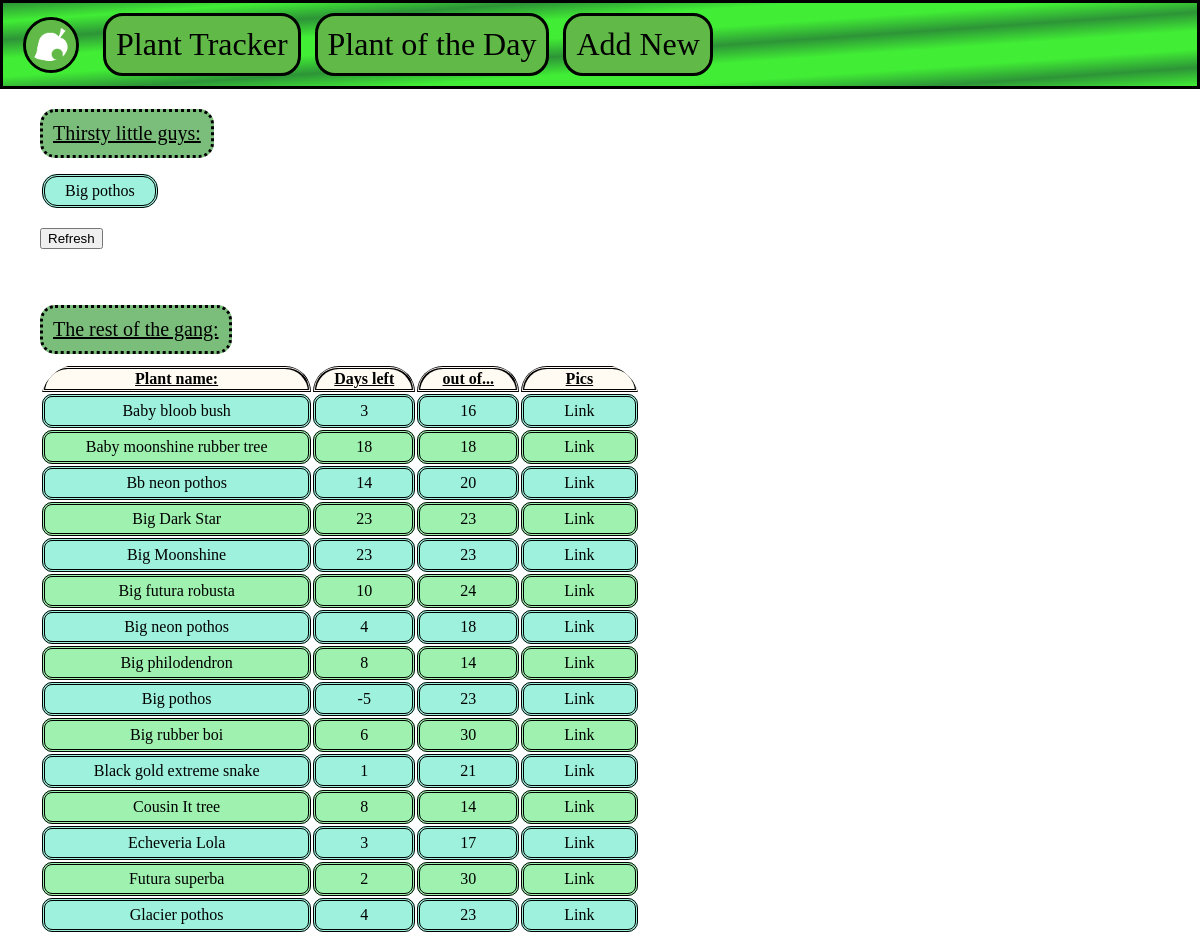
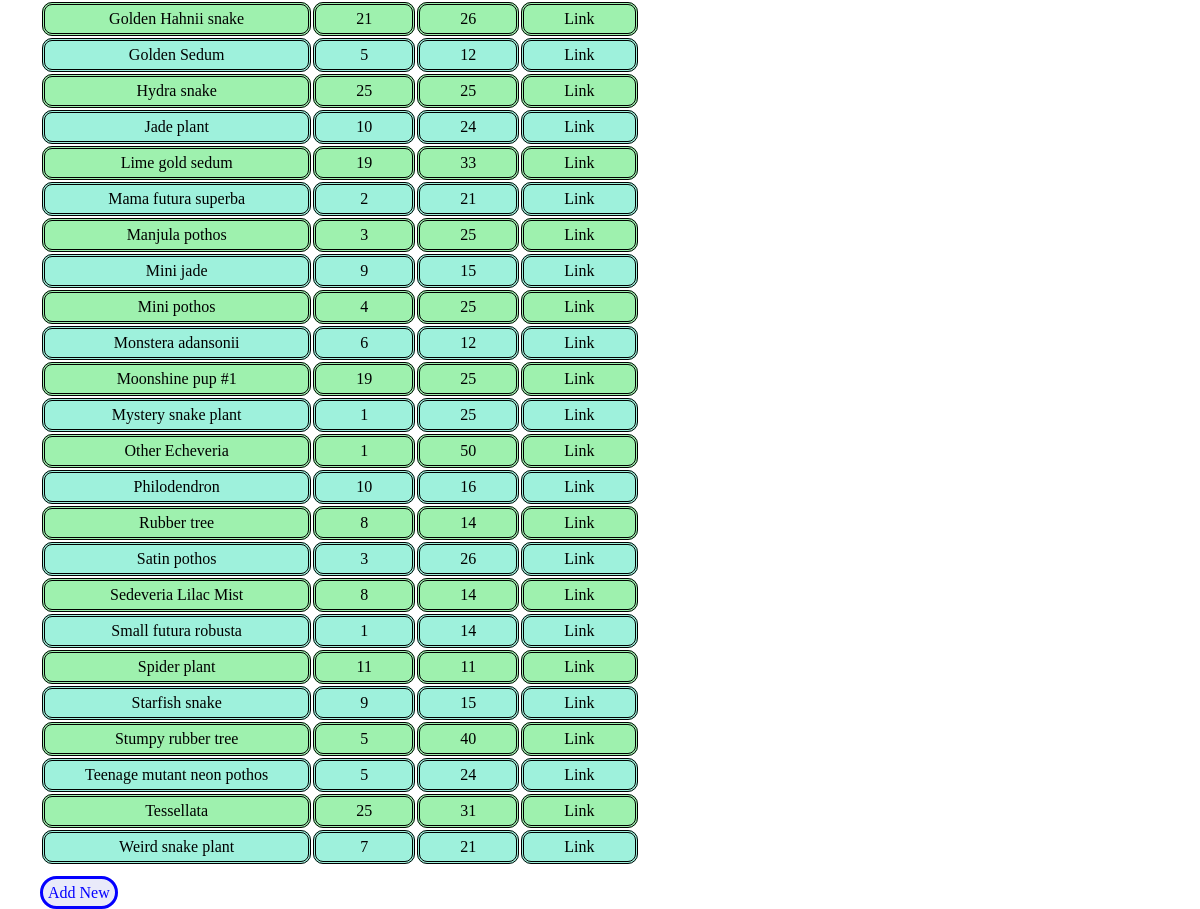
The app's page /plantTracker with its own data (2 pictures, top to bottom).
### tables this page shows
CREATE TABLE plants (
	id INTEGER PRIMARY KEY AUTOINCREMENT,
	name TEXT NOT NULL,
	lastWatered DATE NOT NULL,
	dryOut INTEGER NOT NULL
, remaining TINYINT);

### homeTracker.py (the view)
@app.route('/plantTracker')
def plantTracker():
	today = dt.datetime.now()
	conn = get_db_connection()
	plants = conn.execute('SELECT * FROM plants ORDER BY name').fetchall()
	thirstyToday = conn.execute('SELECT * FROM plants WHERE remaining < 1 ORDER BY name').fetchall()
	conn.close()
	itsBeen = 0
	for item in thirstyToday:
		lastWatered = dt.datetime.strptime(item[2], '%Y-%m-%d')
		print(lastWatered)
		delta = int(item[3])
		deltaDays = today - lastWatered
		itsBeen = deltaDays.days
		print(item[1] + " was last watered on " + item[2])
		print("That means it has been " + str(itsBeen) + " days." + "\n")
	return render_template('plantTracker.html', thirstyToday=thirstyToday, plants=plants, itsBeen=itsBeen)

### homeTracker.py (called while the page is built)
def get_db_connection():
	conn = sqlite3.connect('database.db')
	conn.row_factory = sqlite3.Row
	return conn

### templates/plantTracker.html
{% extends 'base.html' %}
{% block content %}
	<p class="thirsty"><u>Thirsty little guys:</u></p>
	<table class="thirstyTable">
                <th><u></u></th>
		{% for thirstyToday in thirstyToday %}
			{% if loop.index % 2 == 0 %}
				{% set bg_color = '#9EF1AE' %}
			{% else %}
				{% set bg_color = '#9EF1DC' %}
			{% endif %}
                        <tr style="background-color: {{ bg_color }}">
                                <td class="thirstyList">
					<a class="thirstyList" href="{{ url_for('edit', plantName=thirstyToday['name']) }}">
						{{ thirstyToday['name'] }}
					</a>
				</td>
                        </tr>
		{% endfor %}
	</table>
	<br>
        <form action="{{ url_for('refreshDb') }}">
                <input type="submit" value="Refresh" class="refresh">
        </form>
	<br>
	<br>
	<p class="thirsty"><u>The rest of the gang:</u></p>
	<table class="plantTable">
		<th class="plantsList"><u>Plant name:</u></th>
		<th class="plantsList"><u>Days left</u></th>
                <th class="plantsList"><u>out of...</u></th>
		<th class="plantsList"><u>Pics</u></th>
                {% for plants in plants %}
                        {% if loop.index % 2 == 0 %}
                                {% set bg_color = '#9EF1AE' %}
                        {% else %}
                                {% set bg_color = '#9EF1DC' %}
                        {% endif %}
			<tr style="background-color: {{ bg_color }}">
                                <td class="plantsList">
					<a class="thirstyList" href="{{ url_for('edit', plantName=plants['name']) }}">
						{{ plants['name'] }}
					</a>
				</td>
				<td class="plantsList">
					{{ plants['remaining'] }}
				</td>
                                <td class="plantsList">
					{{ plants['dryOut'] }}
				</td>
                                <td class="plantsList">
					<a class="thirstyList" href="{{ url_for('viewPics', plantName=plants['name']) }}">
						Link
					</a>
				</td>
                        </tr>
                {% endfor %}
        </table>
	<br>
	<a href="{{ url_for('addNew') }}" class="button">Add New</a>
{% endblock %}

### static/styles.css (style rules this page uses)
body.body { background-image: url("plantBackground.jpg"); margin: 0px; }
p.thirsty { margin: 20px 0px 10px 40px; padding: 10px 10px 10px 10px; font-size: 1.25em; background-color: rgb(123, 190, 124); display: inline-block; border: dotted; border-radius: 15px; }
.thirstyTable { margin-left: 40px; border-radius: 40px; overflow: hidden; }
td.thirstyList { padding: 5px 20px 5px 20px; text-align: center; border: double; border-radius: 15px; }
a.thirstyList { color: inherit; text-decoration: none; }
.plantTable { margin-left: 40px; border-radius: 40px 40px 15px 15px; overflow: hidden; }
th.plantsList { background-color: rgb(255, 251, 242); border: double; border-radius: 30px 30px 0px 0px; }
td.plantsList { padding: 5px 40px 5px 40px; text-align: center; border: double; border-radius: 10px; }
.refresh { margin-left: 40px; }
a.button { text-decoration: none; border: solid; border-color: #0400FF; margin-left: 40px; padding: 5px 5px 5px 5px; color: #0400FF; border-radius: 20px; background-color: #e9eafa; }

### records on screen
plants: name "Big pothos", remaining "-5", dryOut "23"
plants: name "Baby bloob bush", remaining "3", dryOut "16"
plants: name "Baby moonshine rubber tree", remaining "18", dryOut "18"
plants: name "Bb neon pothos", remaining "14", dryOut "20"
plants: name "Big Dark Star", remaining "23", dryOut "23"
plants: name "Big Moonshine", remaining "23", dryOut "23"
plants: name "Big futura robusta", remaining "10", dryOut "24"
plants: name "Big neon pothos", remaining "4", dryOut "18"
plants: name "Big philodendron", remaining "8", dryOut "14"
plants: name "Big rubber boi", remaining "6", dryOut "30"
plants: name "Black gold extreme snake", remaining "1", dryOut "21"
plants: name "Cousin It tree", remaining "8", dryOut "14"
plants: name "Echeveria Lola", remaining "3", dryOut "17"
plants: name "Futura superba", remaining "2", dryOut "30"
plants: name "Glacier pothos", remaining "4", dryOut "23"
plants: name "Golden Hahnii snake", remaining "21", dryOut "26"
plants: name "Golden Sedum", remaining "5", dryOut "12"
plants: name "Hydra snake", remaining "25", dryOut "25"
plants: name "Jade plant", remaining "10", dryOut "24"
plants: name "Lime gold sedum", remaining "19", dryOut "33"
plants: name "Mama futura superba", remaining "2", dryOut "21"
plants: name "Manjula pothos", remaining "3", dryOut "25"
plants: name "Mini jade", remaining "9", dryOut "15"
plants: name "Mini pothos", remaining "4", dryOut "25"
plants: name "Monstera adansonii", remaining "6", dryOut "12"
plants: name "Moonshine pup #1", remaining "19", dryOut "25"
plants: name "Mystery snake plant", remaining "1", dryOut "25"
plants: name "Other Echeveria", remaining "1", dryOut "50"
plants: name "Philodendron", remaining "10", dryOut "16"
plants: name "Rubber tree", remaining "8", dryOut "14"
plants: name "Satin pothos", remaining "3", dryOut "26"
plants: name "Sedeveria Lilac Mist", remaining "8", dryOut "14"
plants: name "Small futura robusta", remaining "1", dryOut "14"
plants: name "Spider plant", remaining "11", dryOut "11"
plants: name "Starfish snake", remaining "9", dryOut "15"
plants: name "Stumpy rubber tree", remaining "5", dryOut "40"
plants: name "Teenage mutant neon pothos", remaining "5", dryOut "24"
plants: name "Tessellata", remaining "25", dryOut "31"
plants: name "Weird snake plant", remaining "7", dryOut "21"
